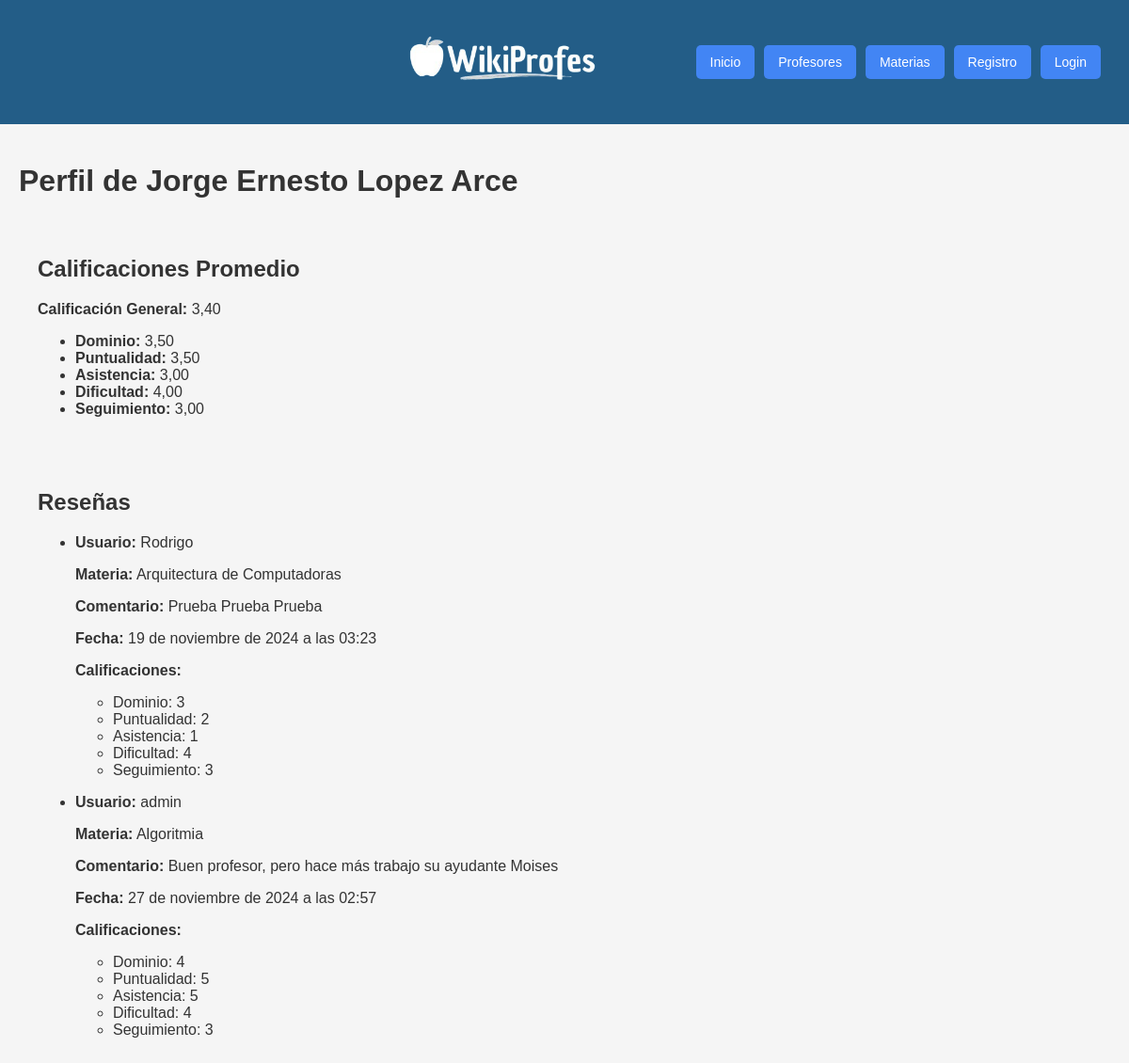
Before: /profesor/1/ with the older database file.
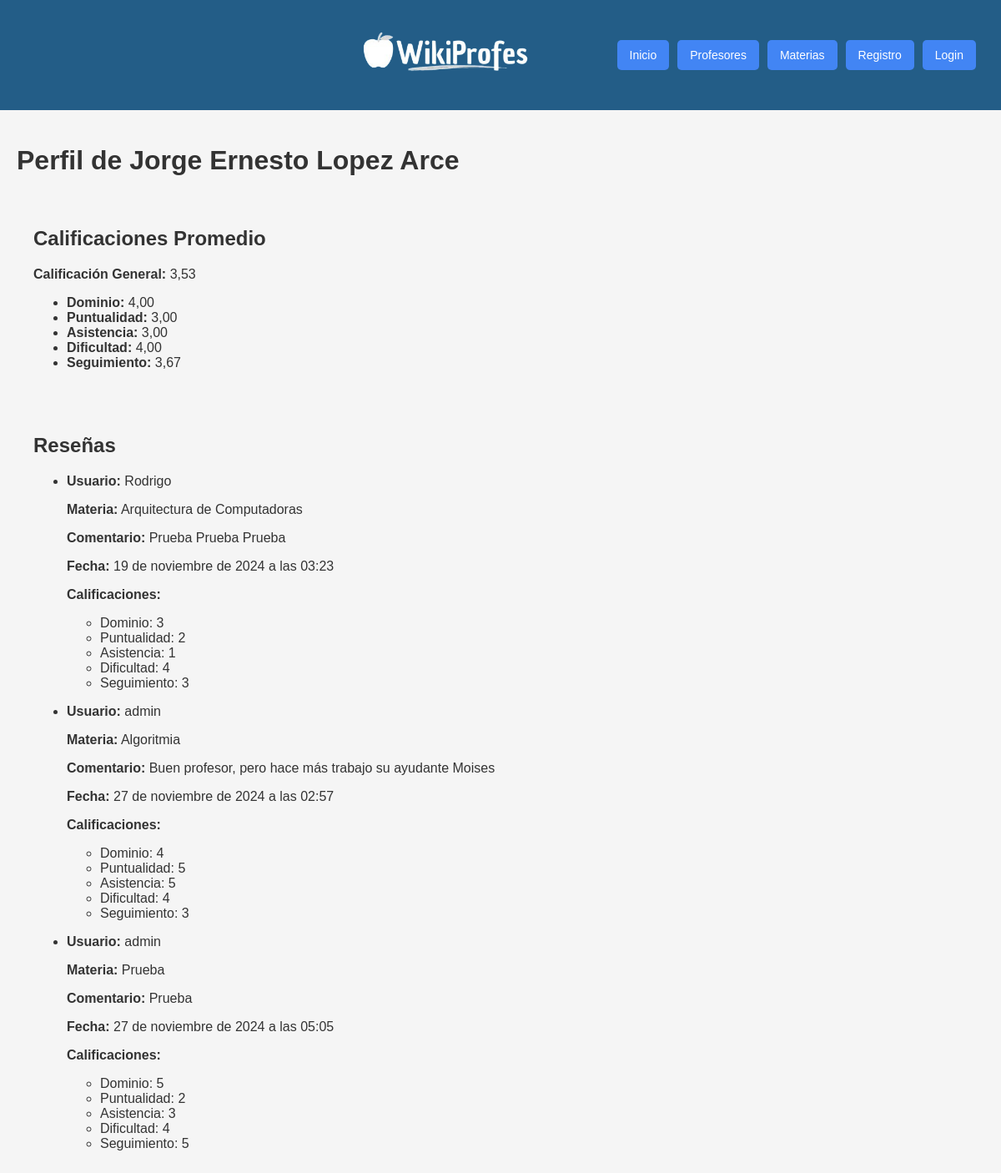
After: the same page with the newer database file.
### reviews/models.py (models this page shows, shortened)
class Review(models.Model):
    profesor = models.ForeignKey(Profesor, on_delete=models.CASCADE, related_name='reviews')
    materia = models.ForeignKey(Materia, on_delete=models.CASCADE, related_name='reviews')
    user = models.ForeignKey(User, on_delete=models.CASCADE)
    comentario = models.TextField()
    fecha = models.DateTimeField(auto_now_add=True)
    dominio = models.PositiveSmallIntegerField()
    puntualidad = models.PositiveSmallIntegerField()
    asistencia = models.PositiveSmallIntegerField()
    dificultad = models.PositiveSmallIntegerField()
    seguimiento = models.PositiveSmallIntegerField()
    class Meta:
        unique_together = ('profesor', 'materia', 'user')  # Evita duplicados

class Materia(models.Model):
    nombre = models.CharField(max_length=100, unique=True)
    profesores = models.ManyToManyField('Profesor', related_name='Materias')

### reviews/views.py (the view, shortened to what this page needs)
# urls.py: path('profesor/<int:profesor_id>/', views.perfil_profesor, name='perfil_profesor'),
def perfil_profesor(request, profesor_id):
    profesor = get_object_or_404(Profesor, id=profesor_id)
    reviews = profesor.reviews.all()
    if reviews.exists():
        promedio_general = (
            reviews.aggregate(
                avg_general=(
                    Avg('dominio') +
                    Avg('puntualidad') +
                    Avg('asistencia') +
                    Avg('dificultad') +
                    Avg('seguimiento')
                ) / 5
            )['avg_general']
        )
        promedio_dominio = reviews.aggregate(Avg('dominio'))['dominio__avg']
        promedio_puntualidad = reviews.aggregate(Avg('puntualidad'))['puntualidad__avg']
        promedio_asistencia = reviews.aggregate(Avg('asistencia'))['asistencia__avg']
        promedio_dificultad = reviews.aggregate(Avg('dificultad'))['dificultad__avg']
        promedio_seguimiento = reviews.aggregate(Avg('seguimiento'))['seguimiento__avg']
    context = {
        'profesor': profesor,
        'reviews': reviews,
        'promedio_general': promedio_general,
        'promedio_dominio': promedio_dominio,
        'promedio_puntualidad': promedio_puntualidad,
        'promedio_asistencia': promedio_asistencia,
        'promedio_dificultad': promedio_dificultad,
        'promedio_seguimiento': promedio_seguimiento,
    }
    return render(request, 'reviews/perfil_profesor.html', context)

### reviews/templates/reviews/perfil_profesor.html (shortened to what this page needs)
{% extends "base.html" %}
{% block content %}
<h1>Perfil de {{ profesor.nombre }}</h1>
<div>
    <h2>Calificaciones Promedio</h2>
    <p><strong>Calificación General:</strong> {{ promedio_general|floatformat:2 }}</p>
    <ul>
        <li><strong>Dominio:</strong> {{ promedio_dominio|floatformat:2 }}</li>
        <li><strong>Puntualidad:</strong> {{ promedio_puntualidad|floatformat:2 }}</li>
        <li><strong>Asistencia:</strong> {{ promedio_asistencia|floatformat:2 }}</li>
        <li><strong>Dificultad:</strong> {{ promedio_dificultad|floatformat:2 }}</li>
        <li><strong>Seguimiento:</strong> {{ promedio_seguimiento|floatformat:2 }}</li>
    </ul>
</div>
<div>
    <h2>Reseñas</h2>
    {% if reviews %}
        <ul>
            {% for review in reviews %}
            <li>
                <p><strong>Usuario:</strong> {{ review.user }}</p>
                <p><strong>Materia:</strong> {{ review.materia.nombre }}</p>
                <p><strong>Comentario:</strong> {{ review.comentario }}</p>
                <p><strong>Fecha:</strong> {{ review.fecha }}</p>
                <p><strong>Calificaciones:</strong></p>
                <ul>
                    <li>Dominio: {{ review.dominio }}</li>
                    <li>Puntualidad: {{ review.puntualidad }}</li>
                    <li>Asistencia: {{ review.asistencia }}</li>
                    <li>Dificultad: {{ review.dificultad }}</li>
                    <li>Seguimiento: {{ review.seguimiento }}</li>
                </ul>
            </li>
            {% endfor %}
        </ul>
    {% else %}
        <p>No hay reseñas disponibles para este profesor.</p>
    {% endif %}
</div>
{% endblock %}

Changed rows visible on the page:
added Review: user "admin", materia.nombre "Prueba", comentario "Prueba", fecha "27 de noviembre de 2024 a las 05:05", dominio "5", puntualidad "2", asistencia "3", dificultad "4", seguimiento "5"
Other visible differences:
{{ promedio_general|floatformat:2 }}: "3,40" → "3,53"
{{ promedio_dominio|floatformat:2 }}: "3,50" → "4,00"
{{ promedio_puntualidad|floatformat:2 }}: "3,50" → "3,00"
{{ promedio_seguimiento|floatformat:2 }}: "3,00" → "3,67"
